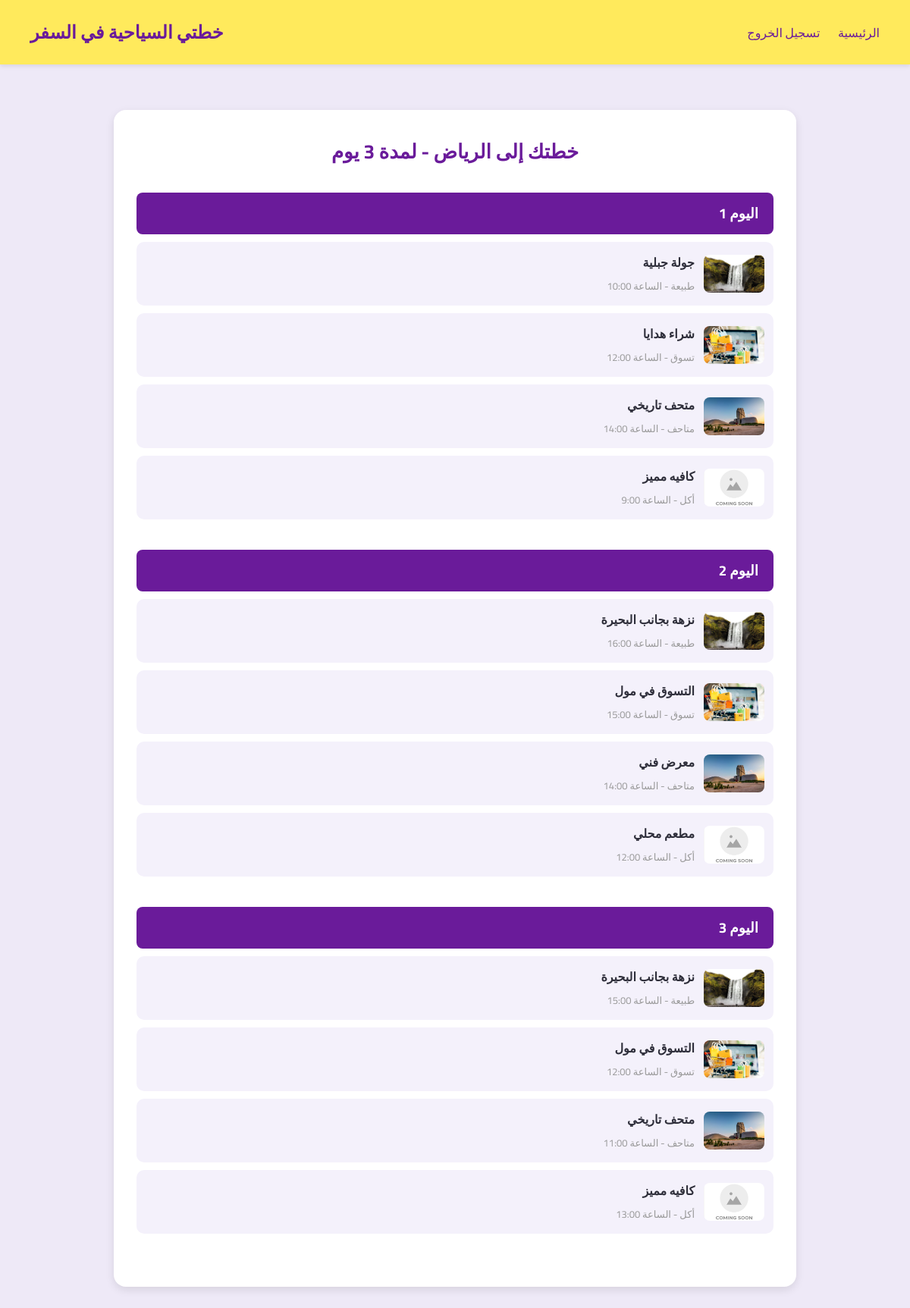
The page /view_plan.php?plan_id=5 (signed in) on the database its author committed.
### tables this page shows
CREATE TABLE IF NOT EXISTS `plans` (
  `id` int NOT NULL AUTO_INCREMENT,
  `user_id` int DEFAULT NULL,
  `city` varchar(100) DEFAULT NULL,
  `days_count` int DEFAULT NULL,
  `preferences` text,
  `created_at` timestamp NULL DEFAULT CURRENT_TIMESTAMP,
  PRIMARY KEY (`id`)
);

CREATE TABLE IF NOT EXISTS `activities` (
  `id` int NOT NULL AUTO_INCREMENT,
  `plan_day_id` int DEFAULT NULL,
  `title` varchar(255) DEFAULT NULL,
  `category` varchar(100) DEFAULT NULL,
  `suggested_time` varchar(20) DEFAULT NULL,
  `location_url` text,
  PRIMARY KEY (`id`)
);

### view_plan.php (the view, shortened to what this page needs)
 <?php
require 'includes/db.php';
$plan_id = $_GET['plan_id'] ?? null;
$stmt = $pdo->prepare("SELECT * FROM plans WHERE id = ? AND user_id = ?");
$stmt->execute([$plan_id, $_SESSION['user_id']]);
$plan = $stmt->fetch();
$stmt = $pdo->prepare("SELECT * FROM plan_days WHERE plan_id = ? ORDER BY day_number");
$stmt->execute([$plan_id]);
$days = $stmt->fetchAll();
$day_activities = [];
foreach ($days as $day) {
  $stmt = $pdo->prepare("SELECT * FROM activities WHERE plan_day_id = ?");
  $stmt->execute([$day['id']]);
  $day_activities[$day['day_number']] = $stmt->fetchAll();
}
$category_images = [
  'جبلية'     => 'mountain.jpg',
  'بحيرة'     => 'beach.jpg',
    'متاحف'     => 'MM.jpg',
  'مطاعم'     => 'restaurant.jpg',
  'منتزهات'   => 'park.jpg',
  'تسوق'      => 'shopping.jpg',
  'ثقافية'    => 'culture.jpg',
  'عامة'      => 'public.jpg',
  'شلال'        => 'waterfull.jpg',
  'طبيعة'        => 'waterfull.jpg',
  'أخرى'      => 'default.jpg'
];
?>
<!DOCTYPE html>
<html lang="ar" dir="rtl">
<head>
  <link rel="stylesheet" href="CSS/style.css">
  <link rel="stylesheet" href="CSS/style_view_plan.css">
</head>
<body>
<?php include 'includes/header.php' ?>
<div class="plan-container">
  <h2>خطتك إلى <?= htmlspecialchars($plan['city']) ?> - لمدة <?= $plan['days_count'] ?> يوم</h2>
  <?php foreach ($day_activities as $day => $activities): ?>
    <div class="day-section">
      <h3>اليوم <?= $day ?></h3>
      <ul class="activities">
        <?php foreach ($activities as $activity): ?>
          <?php
            $category = $activity['category'];
            $image_name = $category_images[$category] ?? 'default.jpg';
          ?>
          <li class="activity-item">
            <img src="image/categories/<?= $image_name ?>" alt="صورة النشاط" class="activity-img" onclick="zoomImage(this)">
            <div class="activity-details">
              <strong><?= htmlspecialchars($activity['title']) ?></strong><br>
              <span class="label"><?= $activity['category'] ?> - الساعة <?= $activity['suggested_time'] ?></span>
            </div>
          </li>
        <?php endforeach; ?>
      </ul>
    </div>
  <?php endforeach; ?>
</div>
</body>
</html>

### CSS/style.css (style rules this page uses)
* { box-sizing: border-box; margin: 0; padding: 0; }
body { font-family: 'Cairo', sans-serif; background-color: #eee9f7; color: #2e2e3a; direction: rtl; }
h2 { font-size: 26px; margin-bottom: 30px; color: #6a1b9a; }

### CSS/style_view_plan.css (style rules this page uses)
.plan-container { max-width: 900px; margin: 60px auto; background-color: #ffffff; padding: 30px; border-radius: 16px; box-shadow: 0 4px 12px rgba(0,0,0,0.1); }
.plan-container h2 { color: #6a1b9a; text-align: center; margin-bottom: 30px; }
.day-section { margin-bottom: 40px; }
.day-section h3 { background-color: #6a1b9a; color: white; padding: 10px 20px; border-radius: 8px; }
ul.activities { list-style: none; padding: 0; margin: 0; }
ul.activities li { background-color: #f4f1fb; padding: 12px; border-radius: 10px; margin-top: 10px; font-size: 16px; }
.label { color: #999; font-size: 13px; }

### view_plan.php (style rules this page uses)
.plan-container { max-width: 900px; margin: 60px auto; background-color: #ffffff; padding: 30px; border-radius: 16px; box-shadow: 0 4px 12px rgba(0,0,0,0.1); }
.plan-container h2 { color: #6a1b9a; text-align: center; margin-bottom: 30px; }
.day-section { margin-bottom: 40px; }
.day-section h3 { background-color: #6a1b9a; color: white; padding: 10px 20px; border-radius: 8px; }
ul.activities { list-style: none; padding: 0; margin: 0; }
.activity-item { display: flex; align-items: center; gap: 12px; padding: 12px; background-color: #f4f1fb; border-radius: 10px; margin-top: 10px; position: relative; cursor: pointer; }
.activity-img { width: 80px; height: 50px; border-radius: 8px; object-fit: cover; transition: transform 0.3s ease; }
.activity-details { flex-grow: 1; }
.label { color: #999; font-size: 13px; }

### rows shown on the page
plans: city "الرياض", days_count "3"
activities: title "جولة جبلية", category "طبيعة", suggested_time "10:00"
activities: title "شراء هدايا", category "تسوق", suggested_time "12:00"
activities: title "متحف تاريخي", category "متاحف", suggested_time "14:00"
activities: title "كافيه مميز", category "أكل", suggested_time "9:00"
activities: title "نزهة بجانب البحيرة", category "طبيعة", suggested_time "16:00"
activities: title "التسوق في مول", category "تسوق", suggested_time "15:00"
activities: title "معرض فني", category "متاحف", suggested_time "14:00"
activities: title "مطعم محلي", category "أكل", suggested_time "12:00"
activities: title "نزهة بجانب البحيرة", category "طبيعة", suggested_time "15:00"
activities: title "التسوق في مول", category "تسوق", suggested_time "12:00"
activities: title "متحف تاريخي", category "متاحف", suggested_time "11:00"
activities: title "كافيه مميز", category "أكل", suggested_time "13:00"

### other values the page prints
$day "1"
$day "2"
$day "3"
